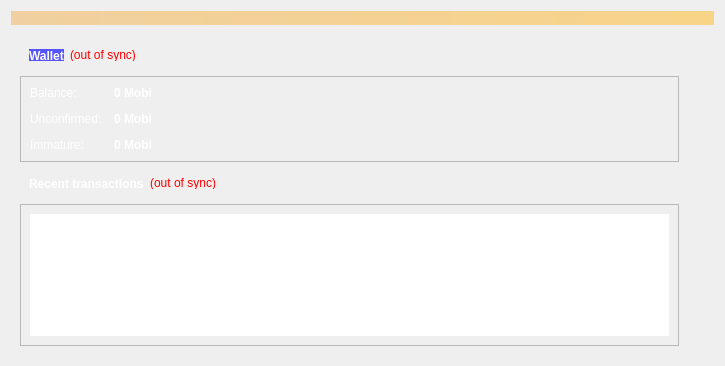
<?xml version="1.0" encoding="UTF-8"?>
<ui version="4.0">
 <class>OverviewPage</class>
 <widget class="QWidget" name="OverviewPage">
  <property name="geometry">
   <rect>
    <x>0</x>
    <y>0</y>
    <width>725</width>
    <height>366</height>
   </rect>
  </property>
  <property name="windowTitle">
   <string>Form</string>
  </property>
  <property name="styleSheet">
   <string notr="true"/>
  </property>
  <layout class="QVBoxLayout" name="lineLayout">
   <item>
    <layout class="QVBoxLayout" name="topLayout">
     <item>
      <widget class="QLabel" name="labelAlerts">
       <property name="visible">
        <bool>false</bool>
       </property>
       <property name="styleSheet">
        <string notr="true">background-color: qlineargradient(x1: 0, y1: 0, x2: 1, y2: 0, stop:0 #F0D0A0, stop:1 #F8D488); color:#000000;</string>
       </property>
       <property name="wordWrap">
        <bool>true</bool>
       </property>
       <property name="margin">
        <number>3</number>
       </property>
      </widget>
     </item>
     <item>
      <widget class="QWidget" name="widget" native="true">
       <property name="styleSheet">
        <string notr="true">background-image: url(:/icons/res/images/bg.png);</string>
       </property>
       <layout class="QHBoxLayout" name="horizontalLayout" stretch="1,0">
        <item>
         <layout class="QVBoxLayout" name="verticalLayout_2">
          <item>
           <widget class="QFrame" name="walletline">
            <property name="minimumSize">
             <size>
              <width>0</width>
              <height>30</height>
             </size>
            </property>
            <property name="maximumSize">
             <size>
              <width>16777215</width>
              <height>30</height>
             </size>
            </property>
            <property name="styleSheet">
             <string notr="true">background-image: url(:/icons/res/icons/blue.png);</string>
            </property>
            <layout class="QHBoxLayout" name="horizontalLayout_4">
             <item>
              <widget class="QLabel" name="label_5">
               <property name="font">
                <font>
                 <weight>75</weight>
                 <bold>true</bold>
                </font>
               </property>
               <property name="styleSheet">
                <string notr="true">background-color: rgb(85, 85, 255);</string>
               </property>
               <property name="frameShadow">
                <enum>QFrame::Plain</enum>
               </property>
               <property name="text">
                <string>&lt;!DOCTYPE HTML PUBLIC &quot;-//W3C//DTD HTML 4.0//EN&quot; &quot;http://www.w3.org/TR/REC-html40/strict.dtd&quot;&gt;
&lt;html&gt;&lt;head&gt;&lt;meta name=&quot;qrichtext&quot; content=&quot;1&quot; /&gt;&lt;style type=&quot;text/css&quot;&gt;
p, li { white-space: pre-wrap; }
&lt;/style&gt;&lt;/head&gt;&lt;body style=&quot; font-family:'SimSun'; font-size:9pt; font-weight:600; font-style:normal;&quot;&gt;
&lt;p style=&quot; margin-top:12px; margin-bottom:12px; margin-left:0px; margin-right:0px; -qt-block-indent:0; text-indent:0px;&quot;&gt;&lt;span style=&quot; color:#ffffff;&quot;&gt;Wallet&lt;/span&gt;&lt;/p&gt;&lt;/body&gt;&lt;/html&gt;</string>
               </property>
               <property name="textInteractionFlags">
                <set>Qt::LinksAccessibleByMouse|Qt::TextSelectableByKeyboard|Qt::TextSelectableByMouse</set>
               </property>
              </widget>
             </item>
             <item>
              <widget class="QLabel" name="labelWalletStatus">
               <property name="toolTip">
                <string>The displayed information may be out of date. Your wallet automatically synchronizes with the mobilecoin network after a connection is established, but this process has not completed yet.</string>
               </property>
               <property name="styleSheet">
                <string notr="true">QLabel { color: red; }</string>
               </property>
               <property name="text">
                <string notr="true">(out of sync)</string>
               </property>
               <property name="alignment">
                <set>Qt::AlignLeading|Qt::AlignLeft|Qt::AlignVCenter</set>
               </property>
              </widget>
             </item>
             <item>
              <spacer name="horizontalSpacer_2">
               <property name="orientation">
                <enum>Qt::Horizontal</enum>
               </property>
               <property name="sizeHint" stdset="0">
                <size>
                 <width>40</width>
                 <height>20</height>
                </size>
               </property>
              </spacer>
             </item>
            </layout>
           </widget>
          </item>
          <item>
           <widget class="QFrame" name="frame">
            <property name="styleSheet">
             <string notr="true">background-image: url(:/icons/res/images/bg2.png);</string>
            </property>
            <property name="frameShape">
             <enum>QFrame::StyledPanel</enum>
            </property>
            <property name="frameShadow">
             <enum>QFrame::Raised</enum>
            </property>
            <layout class="QVBoxLayout" name="verticalLayout_4">
             <item>
              <layout class="QFormLayout" name="formLayout_2">
               <property name="fieldGrowthPolicy">
                <enum>QFormLayout::AllNonFixedFieldsGrow</enum>
               </property>
               <property name="horizontalSpacing">
                <number>12</number>
               </property>
               <property name="verticalSpacing">
                <number>12</number>
               </property>
               <item row="0" column="0">
                <widget class="QLabel" name="label">
                 <property name="whatsThis">
                  <string>&lt;html&gt;&lt;head/&gt;&lt;body&gt;&lt;p&gt;&lt;br/&gt;&lt;/p&gt;&lt;/body&gt;&lt;/html&gt;</string>
                 </property>
                 <property name="styleSheet">
                  <string notr="true">QLabel { color: white; }</string>
                 </property>
                 <property name="text">
                  <string>Balance:</string>
                 </property>
                </widget>
               </item>
               <item row="0" column="1">
                <widget class="QLabel" name="labelBalance">
                 <property name="font">
                  <font>
                   <weight>75</weight>
                   <bold>true</bold>
                  </font>
                 </property>
                 <property name="cursor">
                  <cursorShape>IBeamCursor</cursorShape>
                 </property>
                 <property name="toolTip">
                  <string>Your current balance</string>
                 </property>
                 <property name="styleSheet">
                  <string notr="true">QLabel { color: white; }</string>
                 </property>
                 <property name="text">
                  <string notr="true">0 Mobi</string>
                 </property>
                 <property name="textInteractionFlags">
                  <set>Qt::LinksAccessibleByMouse|Qt::TextSelectableByKeyboard|Qt::TextSelectableByMouse</set>
                 </property>
                </widget>
               </item>
               <item row="1" column="0">
                <widget class="QLabel" name="label_3">
                 <property name="styleSheet">
                  <string notr="true">QLabel { color: white; }</string>
                 </property>
                 <property name="text">
                  <string>Unconfirmed:</string>
                 </property>
                </widget>
               </item>
               <item row="1" column="1">
                <widget class="QLabel" name="labelUnconfirmed">
                 <property name="font">
                  <font>
                   <weight>75</weight>
                   <bold>true</bold>
                  </font>
                 </property>
                 <property name="cursor">
                  <cursorShape>IBeamCursor</cursorShape>
                 </property>
                 <property name="toolTip">
                  <string>Total of transactions that have yet to be confirmed, and do not yet count toward the current balance</string>
                 </property>
                 <property name="styleSheet">
                  <string notr="true">QLabel { color: white; }</string>
                 </property>
                 <property name="text">
                  <string notr="true">0 Mobi</string>
                 </property>
                 <property name="textInteractionFlags">
                  <set>Qt::LinksAccessibleByMouse|Qt::TextSelectableByKeyboard|Qt::TextSelectableByMouse</set>
                 </property>
                </widget>
               </item>
               <item row="2" column="0">
                <widget class="QLabel" name="labelImmatureText">
                 <property name="styleSheet">
                  <string notr="true">QLabel { color: white; }</string>
                 </property>
                 <property name="text">
                  <string>Immature:</string>
                 </property>
                </widget>
               </item>
               <item row="2" column="1">
                <widget class="QLabel" name="labelImmature">
                 <property name="font">
                  <font>
                   <weight>75</weight>
                   <bold>true</bold>
                  </font>
                 </property>
                 <property name="toolTip">
                  <string>Mined balance that has not yet matured</string>
                 </property>
                 <property name="styleSheet">
                  <string notr="true">QLabel { color: white; }</string>
                 </property>
                 <property name="text">
                  <string notr="true">0 Mobi</string>
                 </property>
                 <property name="textInteractionFlags">
                  <set>Qt::LinksAccessibleByMouse|Qt::TextSelectableByKeyboard|Qt::TextSelectableByMouse</set>
                 </property>
                </widget>
               </item>
              </layout>
             </item>
            </layout>
           </widget>
          </item>
          <item>
           <widget class="QFrame" name="transactionline">
            <property name="minimumSize">
             <size>
              <width>0</width>
              <height>30</height>
             </size>
            </property>
            <property name="maximumSize">
             <size>
              <width>3000</width>
              <height>30</height>
             </size>
            </property>
            <property name="sizeIncrement">
             <size>
              <width>0</width>
              <height>30</height>
             </size>
            </property>
            <property name="styleSheet">
             <string notr="true">background-image: url(:/icons/res/icons/blue.png);</string>
            </property>
            <layout class="QHBoxLayout" name="horizontalLayout_2">
             <item>
              <widget class="QLabel" name="label_4">
               <property name="styleSheet">
                <string notr="true"/>
               </property>
               <property name="text">
                <string>&lt;html&gt;&lt;head/&gt;&lt;body&gt;&lt;p&gt;&lt;span style=&quot; font-weight:600; color:#ffffff;&quot;&gt;Recent transactions&lt;/span&gt;&lt;/p&gt;&lt;/body&gt;&lt;/html&gt;</string>
               </property>
              </widget>
             </item>
             <item>
              <widget class="QLabel" name="labelTransactionsStatus">
               <property name="toolTip">
                <string>The displayed information may be out of date. Your wallet automatically synchronizes with the mobilecoin network after a connection is established, but this process has not completed yet.</string>
               </property>
               <property name="styleSheet">
                <string notr="true">QLabel { color: red; }</string>
               </property>
               <property name="text">
                <string notr="true">(out of sync)</string>
               </property>
               <property name="alignment">
                <set>Qt::AlignRight|Qt::AlignTrailing|Qt::AlignVCenter</set>
               </property>
              </widget>
             </item>
             <item>
              <spacer name="horizontalSpacer">
               <property name="orientation">
                <enum>Qt::Horizontal</enum>
               </property>
               <property name="sizeHint" stdset="0">
                <size>
                 <width>40</width>
                 <height>20</height>
                </size>
               </property>
              </spacer>
             </item>
            </layout>
           </widget>
          </item>
          <item>
           <widget class="QFrame" name="frame_2">
            <property name="styleSheet">
             <string notr="true">border-image: url(:/icons/res/images/bg2.png);</string>
            </property>
            <property name="frameShape">
             <enum>QFrame::StyledPanel</enum>
            </property>
            <property name="frameShadow">
             <enum>QFrame::Raised</enum>
            </property>
            <layout class="QVBoxLayout" name="verticalLayout">
             <item>
              <widget class="QListView" name="listTransactions">
               <property name="styleSheet">
                <string notr="true"/>
               </property>
               <property name="frameShape">
                <enum>QFrame::NoFrame</enum>
               </property>
               <property name="verticalScrollBarPolicy">
                <enum>Qt::ScrollBarAlwaysOff</enum>
               </property>
               <property name="horizontalScrollBarPolicy">
                <enum>Qt::ScrollBarAlwaysOff</enum>
               </property>
               <property name="selectionMode">
                <enum>QAbstractItemView::NoSelection</enum>
               </property>
              </widget>
             </item>
            </layout>
           </widget>
          </item>
          <item>
           <spacer name="verticalSpacer">
            <property name="orientation">
             <enum>Qt::Vertical</enum>
            </property>
            <property name="sizeHint" stdset="0">
             <size>
              <width>20</width>
              <height>40</height>
             </size>
            </property>
           </spacer>
          </item>
         </layout>
        </item>
        <item>
         <layout class="QVBoxLayout" name="verticalLayout_3">
          <item>
           <widget class="QLabel" name="label_2">
            <property name="enabled">
             <bool>true</bool>
            </property>
            <property name="maximumSize">
             <size>
              <width>339</width>
              <height>296</height>
             </size>
            </property>
            <property name="layoutDirection">
             <enum>Qt::LeftToRight</enum>
            </property>
            <property name="styleSheet">
             <string notr="true">background-image: url(:/icons/res/images/bg2.png);</string>
            </property>
            <property name="text">
             <string>&lt;html&gt;&lt;head/&gt;&lt;body&gt;&lt;p&gt;&lt;img src=&quot;:/images/res/icons/bitcoin.png&quot;/&gt;&lt;/p&gt;&lt;/body&gt;&lt;/html&gt;</string>
            </property>
            <property name="scaledContents">
             <bool>false</bool>
            </property>
            <property name="alignment">
             <set>Qt::AlignCenter</set>
            </property>
            <property name="margin">
             <number>20</number>
            </property>
           </widget>
          </item>
          <item>
           <spacer name="verticalSpacer_2">
            <property name="orientation">
             <enum>Qt::Vertical</enum>
            </property>
            <property name="sizeType">
             <enum>QSizePolicy::Expanding</enum>
            </property>
            <property name="sizeHint" stdset="0">
             <size>
              <width>20</width>
              <height>40</height>
             </size>
            </property>
           </spacer>
          </item>
         </layout>
        </item>
       </layout>
      </widget>
     </item>
    </layout>
   </item>
  </layout>
 </widget>
 <resources/>
 <connections/>
</ui>
